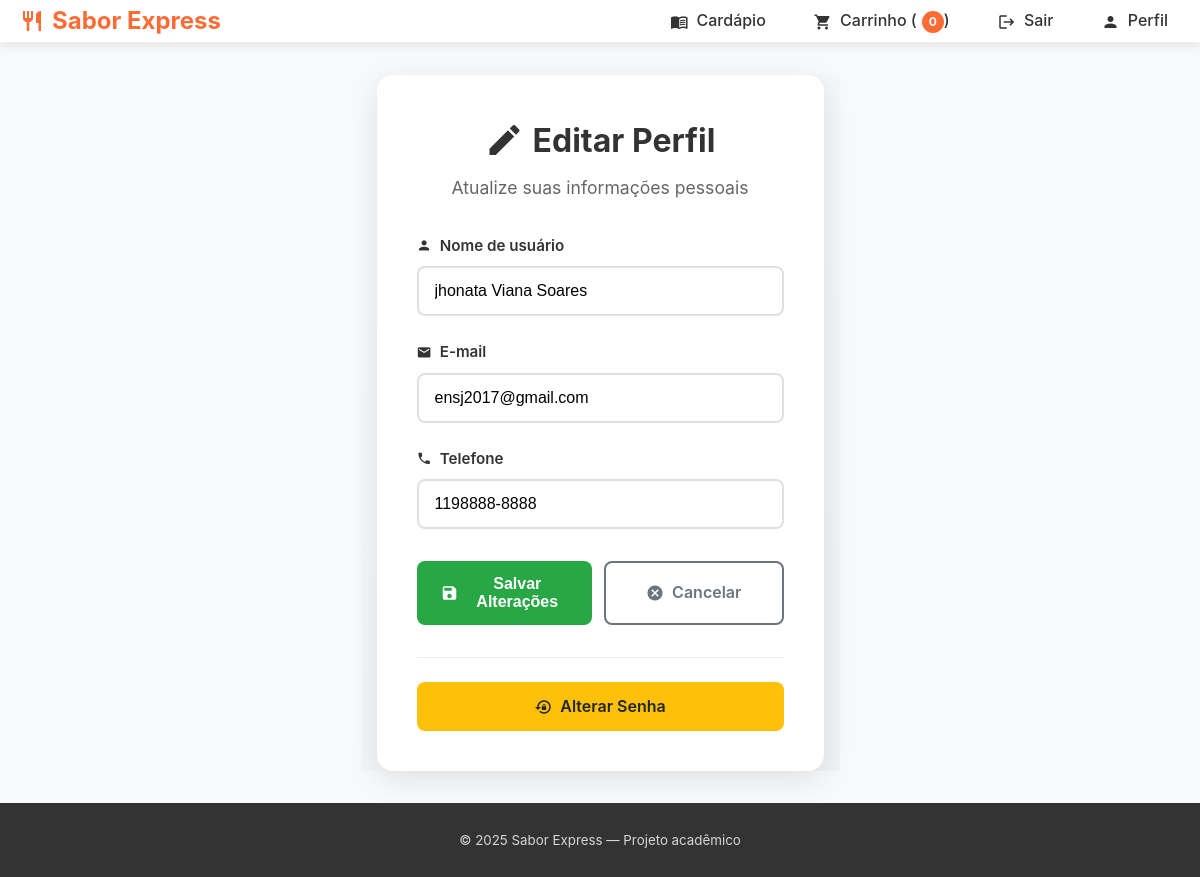
The app's page /editar_perfil (signed in) with its own data.
### models.py (models this page shows, shortened)
class User(UserMixin, db.Model):
    id = db.Column(db.Integer, primary_key=True)
    username = db.Column(db.String(80), unique=True, nullable=False)
    email = db.Column(db.String(120), unique=True, nullable=False)
    password = db.Column(db.String(200), nullable=False)
    telefone = db.Column(db.String(20))
    data_criacao = db.Column(db.DateTime, default=datetime.utcnow)
    is_active = db.Column(db.Boolean, default=True)

### routes/auth.py (the view, shortened to what this page needs)
@auth_bp.route('/editar_perfil', methods=['GET', 'POST'])
@login_required
def editar_perfil():
    user = current_user
    return render_template('auth/editar_perfil.html', user=user)

### templates/auth/editar_perfil.html (shortened to what this page needs)
{% extends "base.html" %}
{% block content %}
<div class="auth-container">
    <div class="auth-card">
        <div class="auth-header">
            <h1><span class="material-icons">edit</span> Editar Perfil</h1>
            <p>Atualize suas informações pessoais</p>
        </div>
        <form method="post" action="{{ url_for('auth.editar_perfil') }}" class="auth-form">
            <div class="form-group">
                <label for="username">
                    <span class="material-icons">person</span> Nome de usuário
                </label>
                <input type="text" class="form-control" id="username" name="username" value="{{ user.username }}" required>
            </div>
            <div class="form-group">
                <label for="email">
                    <span class="material-icons">email</span> E-mail
                </label>
                <input type="email" class="form-control" id="email" name="email" value="{{ user.email }}" required>
            </div>
            <div class="form-group">
                <label for="telefone">
                    <span class="material-icons">phone</span> Telefone
                </label>
                <input type="text" class="form-control" id="telefone" name="telefone" value="{{ user.telefone or '' }}" placeholder="(11) 99999-9999">
            </div>
            <div class="auth-actions">
                <button type="submit" class="btn btn-success">
                    <span class="material-icons">save</span> Salvar Alterações
                </button>
                <a href="{{ url_for('admin.admin_dashboard') }}" class="btn btn-outline">
                    <span class="material-icons">cancel</span> Cancelar
                </a>
            </div>
        </form>
        <div class="profile-actions">
            <a href="{{ url_for('auth.alterar_senha') }}" class="btn btn-warning">
                <span class="material-icons">lock_reset</span> Alterar Senha
            </a>
        </div>
    </div>
</div>
{% endblock %}

### static/css/site.css (style rules this page uses)
:root { --primary-color: #ff6b35; --primary-dark: #e55a2b; --primary-light: #ff8c5a; --secondary-color: #333333; --secondary-light: #555555; --accent-color: #4a90e2; --text-color: #333333; --text-light: #666666; --text-lighter: #888888; --bg-white: #ffffff; --bg-light: #f8f9fa; --bg-lighter: #f0f2f5; --border-color: #e0e0e0; --border-light: #f0f0f0; --success-color: #28a745; --success-light: #d4edda; --error-color: #dc3545; --error-light: #f8d7da; --warning-color: #ffc107; --border-radius: 8px; --border-radius-sm: 4px; --border-radius-lg: 12px; --shadow: 0 2px 10px rgba(0, 0, 0, 0.1); --shadow-md: 0 4px 15px rgba(0, 0, 0, 0.1); --shadow-lg: 0 8px 25px rgba(0, 0, 0, 0.15); --transition: all 0.3s ease; }
* { margin: 0; padding: 0; box-sizing: border-box; }
body { font-family: 'Inter', -apple-system, BlinkMacSystemFont, 'Segoe UI', Roboto, Oxygen, Ubuntu, Cantarell, sans-serif; line-height: 1.6; color: var(--text-color); background-color: var(--bg-light); min-height: 100vh; display: flex; flex-direction: column; }
.btn { display: inline-block; padding: 0.75rem 1.5rem; background: var(--primary-color); color: white; border: none; border-radius: var(--border-radius); font-weight: 500; text-decoration: none; cursor: pointer; transition: var(--transition); text-align: center; }
.btn-success { background: var(--success-color); }
.btn-outline { background: transparent; border: 2px solid var(--primary-color); color: var(--primary-color); }
.form-group { margin-bottom: 1.5rem; }
.form-control { width: 100%; padding: 0.75rem 1rem; border: 1px solid var(--border-color); border-radius: var(--border-radius); font-size: 1rem; transition: var(--transition); }
.auth-container { min-height: calc(100vh - 140px); display: flex; align-items: center; justify-content: center; padding: 2rem 0; background: linear-gradient(135deg, var(--bg-light) 0%, var(--bg-lighter) 100%); }
.auth-card { background: var(--bg-white); border-radius: var(--border-radius-lg); box-shadow: var(--shadow-lg); padding: 2.5rem; width: 100%; max-width: 480px; margin: 0 auto; }
.auth-header { text-align: center; margin-bottom: 2rem; }
.auth-header h1 { font-size: 2rem; color: var(--secondary-color); margin-bottom: 0.5rem; font-weight: 700; }
.auth-header p { color: var(--text-light); font-size: 1.1rem; }
.auth-form .form-group { margin-bottom: 1.5rem; }
.auth-form label { display: block; margin-bottom: 0.5rem; font-weight: 600; color: var(--text-color); font-size: 0.95rem; }
.auth-form .form-control { width: 100%; padding: 0.875rem 1rem; border: 2px solid var(--border-color); border-radius: var(--border-radius); font-size: 1rem; transition: var(--transition); background: var(--bg-white); }
.auth-actions { display: flex; gap: 1rem; margin-top: 2rem; }
.auth-actions .btn { flex: 1; padding: 0.875rem 1.5rem; font-weight: 600; }
.profile-actions { display: flex; flex-direction: column; gap: 1rem; }
.material-icons { font-size: inherit; vertical-align: middle; }
h1 .material-icons, h2 .material-icons, h3 .material-icons { font-size: 1.25em; }
.btn .material-icons { font-size: 1.125rem; }

### records on screen
User: username "jhonata Viana Soares", email "ensj2017@gmail.com", telefone "1198888-8888"

### other values on screen
{{ current_year if current_year is defined else 2025 }} "2025"
